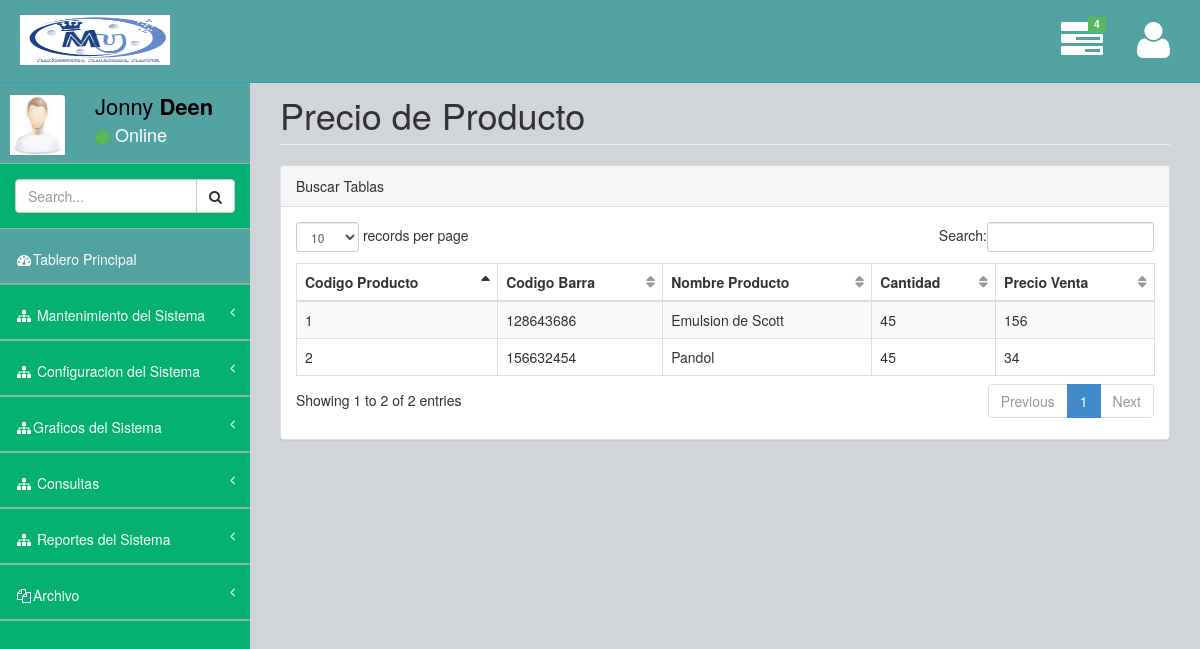
Screenshot of /Sistema/class/tables.php with the database file from the repository.
### tables this page shows
CREATE TABLE IF NOT EXISTS `tbl_productos` (
  `codigo_producto` int(11) NOT NULL AUTO_INCREMENT,
  `codigo_presentacion` int(11) NOT NULL,
  `codigo_imagen` int(11) NOT NULL,
  `codigo_estado` int(11) NOT NULL,
  `codigo_tipo_venta` int(11) NOT NULL,
  `codigo_descuento` int(11) NOT NULL,
  `codigo_impuesto` int(11) NOT NULL,
  `codigo_dosis` int(11) NOT NULL,
  `codigo_laboratorio` int(11) NOT NULL,
  `fotografia` tinyblob,
  `codigo_barra` varchar(60) DEFAULT NULL,
  `nombre_producto` varchar(400) NOT NULL,
  `cantidad_producto` int(11) NOT NULL,
  `precio_compra` decimal(10,0) NOT NULL,
  `precio_venta` decimal(10,0) DEFAULT NULL,
  `fecha_ingreso` date NOT NULL,
  `fecha_vencimiento` date NOT NULL,
  `indicaciones_producto` varchar(500) DEFAULT NULL,
  PRIMARY KEY (`codigo_producto`),
  KEY `fk_tbl_productos_tbl_presentaciones_idx` (`codigo_presentacion`),
  KEY `fk_tbl_productos_tbl_laboratorios1_idx` (`codigo_laboratorio`),
  KEY `fk_tbl_productos_tbl_imagenes1_idx` (`codigo_imagen`),
  KEY `fk_tbl_productos_tbl_dosis1_idx` (`codigo_dosis`),
  KEY `fk_tbl_productos_tbl_estados1_idx` (`codigo_estado`),
  KEY `fk_tbl_productos_tbl_tipo_ventas1_idx` (`codigo_tipo_venta`),
  KEY `fk_tbl_productos_tbl_descuentos1_idx` (`codigo_descuento`),
  KEY `fk_tbl_productos_tbl_impuestos1_idx` (`codigo_impuesto`)
);

### Sistema/class/class_conexion.php (called while the page is built, shortened)
<?php
	class Conexion{
		private $usuario="root";
		private $contrasena="";
		private $host="localhost";
		private $baseDatos="db_farmacia_maxutil";
		private $puerto="3306";
		private $link;
		public function establecerConexion(){
			$this->link = mysqli_connect($this->host, $this->usuario, $this->contrasena, $this->baseDatos, $this->puerto);
		}
		public function ejecutarInstruccion($sql){
			return mysqli_query($this->link, $sql);
		}
		public function obtenerFila($resultado){
			return mysqli_fetch_array($resultado);
		}
	}
?>

### Sistema/class/tables.php (the view, shortened to what this page needs)
<!DOCTYPE html>
<html>
<head>
    <link href="../css/plugins/bootstrap/bootstrap.css" rel="stylesheet" />
    <link href="../css/font-awesome/css/font-awesome.css" rel="stylesheet" />
    <link href="../css/plugins/pace/pace-theme-big-counter.css" rel="stylesheet" />
  <link href="../css/style.css" rel="stylesheet" />
      <link href="../css/main-style.css" rel="stylesheet" />
    <link href="../css/plugins/dataTables/dataTables.bootstrap.css" rel="stylesheet" />
</head>
<body>
    <div id="wrapper">
        <nav class="navbar navbar-default navbar-fixed-top" role="navigation" id="navbar">
            <div class="navbar-header">
                <a class="navbar-brand" href="../formularios/administrador.php" >
                    <img src="../img/logoMaxUtil.png" alt="" width="150" style="height: 50px;" />
                </a>
            </div>
            <ul class="nav navbar-top-links navbar-right">
                <li class="dropdown">
                    <a class="dropdown-toggle" data-toggle="dropdown" href="#">
                        <span class="top-label label label-success">4</span>  <i class="fa fa-tasks fa-3x"></i>
                    </a>
                </li>
                <li class="dropdown">
                    <a class="dropdown-toggle" data-toggle="dropdown" href="#">
                        <i class="fa fa-user fa-3x"></i>
                    </a>
                </li>
            </ul>
        </nav>
        <nav class="navbar-default navbar-static-side" role="navigation">
            <div class="sidebar-collapse">
                <ul class="nav" id="side-menu">
                    <li>
                        <div class="user-section">
                            <div class="user-section-inner">
                                <img src="../img/user.jpg" alt="">
                            </div>
                            <div class="user-info">
                                <div>Jonny <strong>Deen</strong></div>
                                <div class="user-text-online">
                                    <span class="user-circle-online btn btn-success btn-circle "></span>&nbsp;Online
                                </div>
                            </div>
                        </div>
                    </li>
                    <li class="sidebar-search">
                        <div class="input-group custom-search-form">
                            <input type="text" class="form-control" placeholder="Search...">
                            <span class="input-group-btn">
                                <button class="btn btn-default" type="button">
                                    <i class="fa fa-search"></i>
                                </button>
                            </span>
                        </div>
                    </li>
                    <li class="selected">
                        <a href="../formularios/administrador.php"><i class="fa fa-dashboard fa-fw"></i>Tablero Principal</a>
                    </li>
                    <li>
                        <a href="#"><i class="fa fa-sitemap fa-fw"></i> Mantenimiento del Sistema<span class="fa arrow"></span></a>
                    </li>
                    <li>
                        <a href="#"><i class="fa fa-sitemap fa-fw"></i> Configuracion del Sistema<span class="fa arrow"></span></a>
                    </li>
                    <li>
                        <a href="#"><i class="fa fa-sitemap fa-fw"></i>Graficos del Sistema<span class="fa arrow"></span></a>
                    </li>
                    <li>
                        <a href="#"><i class="fa fa-sitemap fa-fw"></i> Consultas<span class="fa arrow"></span></a>
                    </li>
                    <li>
                        <a href="#"><i class="fa fa-sitemap fa-fw"></i> Reportes del Sistema<span class="fa arrow"></span></a>
                    </li>
                    <li>
                        <a href="#"><i class="fa fa-files-o fa-fw"></i>Archivo<span class="fa arrow"></span></a>
                    </li>
                </ul>
            </div>
        </nav>
        <div id="page-wrapper">
            <div class="row">
                <div class="col-lg-12">
                    <h1 class="page-header">Precio de Producto</h1>
                </div>
            </div>
            <div class="row">
                <div class="col-lg-12">
                    <div class="panel panel-default">
                        <div class="panel-heading">
                             Buscar Tablas
                        </div>
                        <div class="panel-body">
                            <div class="table-responsive">
                                <?php
                                include_once("class_conexion.php");
                                $conexion = new Conexion();
                                $resultado = $conexion->ejecutarInstruccion(
                                    "SELECT codigo_producto, codigo_barra,nombre_producto,cantidad_producto,precio_venta
                                        FROM tbl_productos "
                                    );
                                    ?>
                                <table class="table table-striped table-bordered table-hover" id="dataTables-example">
                                    <thead>
                                        <tr>
                                            <th>Codigo Producto</th>
                                            <th>Codigo Barra</th>
                                            <th>Nombre Producto</th>
                                            <th>Cantidad</th>
                                            <th>Precio Venta</th>
                                        </tr>
                                    </thead>
                                    <tbody>
                                    <?php
                               while($fila = $conexion->obtenerFila($resultado)){
                                    ?>
                                    <tr class="odd gradeX">
                                            <td><?php echo $fila["codigo_producto"] ;?></td>
                                            <td><?php echo $fila["codigo_barra"] ;?></td>
                                            <td><?php echo $fila["nombre_producto"] ;?></td>
                                            <td class="center"><?php echo $fila["cantidad_producto"] ;?></td>
                                            <td class="center"><?php echo $fila["precio_venta"] ;?></td>
                                        </tr>
                                <?php
                                }
                                ?>
                                    </tbody>
                                </table>
                            </div>
                        </div>
                    </div>
                </div>
            </div>
            </div>
    </div>
</body>
</html>

### Sistema/css/style.css (style rules this page uses)
body { background-color: #f8f8f8; }
#wrapper { width: 100%; margin-top: 55px!important; background-color:#04B173; }
#page-wrapper { padding: 0 15px; min-height: 568px; background-color:rgb(209, 212, 216); }
.navbar-static-side ul li { border-bottom:1px solid #84B899 !important; }
.navbar-top-links li { display: inline-block; }
.navbar-top-links li:last-child { margin-right: 15px; }
.navbar-top-links li a { padding: 20px; min-height: 50px; }
.sidebar-search { padding: 15px; }
.arrow { float: right; }
.fa.arrow:before { content: "\f104"; }
@media (min-width:768px) { .navbar-static-side { z-index: 1; position: absolute; width: 250px; } }
table.dataTable thead .sorting, table.dataTable thead .sorting_asc:after, table.dataTable thead .sorting_desc, table.dataTable thead .sorting_asc_disabled, table.dataTable thead .sorting_desc_disabled { background: transparent; }
table.dataTable thead .sorting_asc:after { content: "\f0de"; float: right; font-family: fontawesome; }
table.dataTable thead .sorting:after { content: "\f0dc"; float: right; font-family: fontawesome; color: rgba(50,50,50,.5); }
.btn-circle { width: 30px; height: 30px; padding: 6px 0; border-radius: 15px; text-align: center; font-size: 12px; line-height: 1.428571429; }

### Sistema/css/main-style.css (style rules this page uses)
.user-section-inner { height: 65px; width: 65px; -moz-border-radius: 3px; -webkit-border-radius: 3px; border-radius: 3px; overflow: hidden; display: inline-block; float: left; margin-right: 15px; margin-top: 20px; }
.user-section-inner img { margin-left:10px; width:55px; height:60px; }
.user-info { display: block; color:#000!important; display: inline-block; padding: 15px; margin-bottom: 0px }
.user-text-online { font-size:18px; color:#fff }
.user-circle-online { width: 15px!important; height: 15px!important; }
.navbar-top-links > li > a { color: #FFFFFF; }
.nav > li > a { padding: 20px 15px; }
#side-menu { background-color:#04B173; }
#side-menu a { color:#fff; border-bottom: 1px solid #84B899 !important; height: 55px; }
.selected { background-color:rgb(83, 163, 163); }
#navbar { background-color:rgb(83, 163, 163); }
.navbar-brand { padding-left:20px; }
.navbar-brand img { height:30px; }
.top-label { position: absolute; top: 50%; right: 50%; margin-top: -24px; margin-right: -24px; }
.navbar-default { border-color: #27A6BE; }
@media (min-width:768px) { #page-wrapper { position: inherit; margin: 0 0 0 250px; padding: 0 30px; min-height: 1000px; } }

### rows the page displays
tbl_productos: codigo_producto "1", codigo_barra "128643686", nombre_producto "Emulsion de Scott", cantidad_producto "45", precio_venta "156"
tbl_productos: codigo_producto "2", codigo_barra "156632454", nombre_producto "Pandol", cantidad_producto "45", precio_venta "34"
